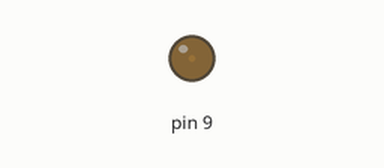
Recording of a sketch running on a simulated Arduino Uno, built with avr-gcc and run on an emulated ATmega328P. On the bench: output pins drawn as LEDs (lit = HIGH).

Above: at 0.05 s.
At 0.95 s:
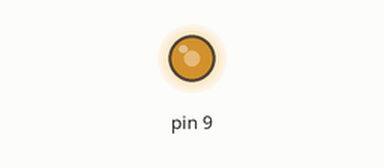
At 1.4 s:
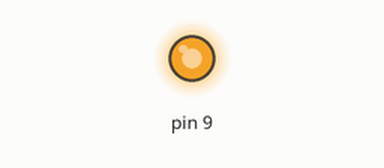
At 2.75 s:
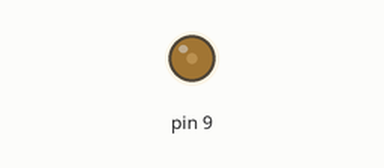
Timing chart, 0 to 7.0 s (numbered marks = the images above):
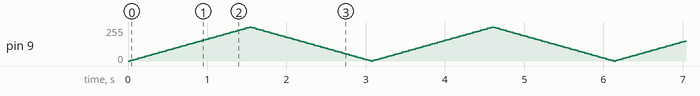

The sketch:

pwm-fading.ino
```cpp
int brightness = 0;
int fadeAmount = 5;

void setup() {
	pinMode(9, OUTPUT);
}

void loop() {
	analogWrite(9, brightness);

	brightness += fadeAmount;

	if (brightness == 0 || brightness == 255) {
		fadeAmount = -fadeAmount;
	}

	delay(30);
}
```
